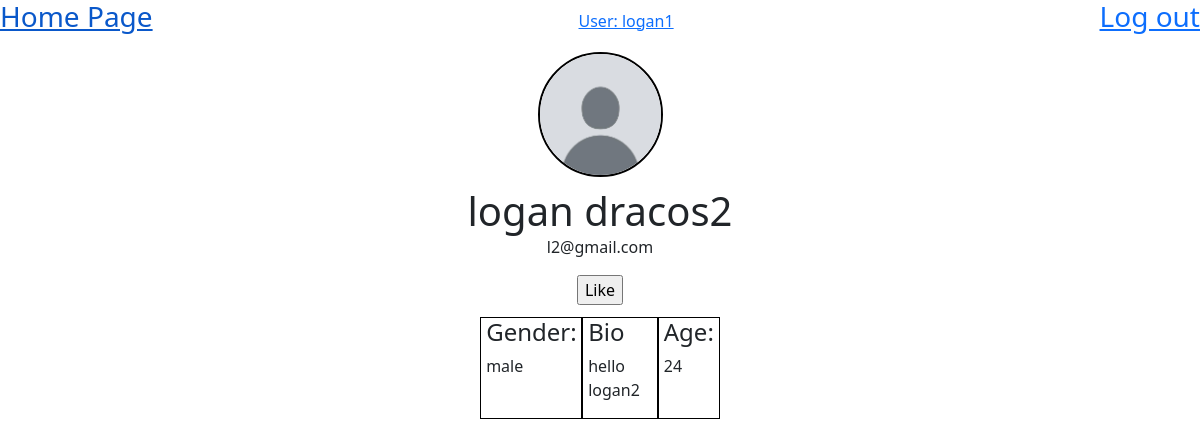
Page /profile/2 (signed in) on the committed database.
### DatingApp/model.py (models this page shows)
class User(flask_login.UserMixin, db.Model):
    id: Mapped[int] = mapped_column(primary_key=True)
    email: Mapped[str] = mapped_column(String(128), unique=True)
    username: Mapped[str] = mapped_column(String(64))
    password: Mapped[str] = mapped_column(String(256))
    profile: Mapped["Profile"] = relationship(back_populates="user")
    liking: Mapped[List["User"]] = relationship(
        secondary=LikingAssociation.__table__,
        primaryjoin=LikingAssociation.liker_id == id,
        secondaryjoin=LikingAssociation.liked_id == id,
        back_populates="likers",
    )
    likers: Mapped[List["User"]] = relationship(
        secondary=LikingAssociation.__table__,
        primaryjoin=LikingAssociation.liked_id == id,
        secondaryjoin=LikingAssociation.liker_id == id,
        back_populates="liking",
    )
    blocking: Mapped[List["User"]] = relationship(
        secondary=BlockingAssociation.__table__,
        primaryjoin=BlockingAssociation.blocker_id == id,
        secondaryjoin=BlockingAssociation.blocked_id == id,
        back_populates="blockers",
    )
    blockers: Mapped[List["User"]] = relationship(
        secondary=BlockingAssociation.__table__,
        primaryjoin=BlockingAssociation.blocked_id == id,
        secondaryjoin=BlockingAssociation.blocker_id == id,
        back_populates="blocking",
    )
    sent_proposals: Mapped[List["DateProposal"]] = relationship(
        back_populates="proposer", foreign_keys="DateProposal.proposer_id"
    )
    received_proposals: Mapped[List["DateProposal"]] = relationship(
        back_populates="recipient", foreign_keys="DateProposal.recipient_id"
    )

class Profile(db.Model):
    id: Mapped[int] = mapped_column(primary_key=True)
    user_id: Mapped[int] = mapped_column(ForeignKey("user.id"), unique=True)
    user: Mapped["User"] = relationship(
        back_populates="profile",
        single_parent=True,
    )
    fullname: Mapped[str] = mapped_column(String(128))
    bio: Mapped[Optional[str]] = mapped_column(Text)
    birth_year: Mapped[Optional[int]] = mapped_column(Integer)
    age_minimum: Mapped[Optional[int]] = mapped_column(Integer)
    age_maximum: Mapped[Optional[int]] = mapped_column(Integer)
    gender: Mapped[Optional[str]] = mapped_column(String(16))
    genderPreference: Mapped[Optional[str]] = mapped_column(String(16))
    photo_id: Mapped[Optional[int]] = mapped_column(ForeignKey("photo.id"))
    photo: Mapped[Optional["Photo"]] = relationship(back_populates="profile")

### DatingApp/main.py (the view)
@bp.route("/profile/<int:user_id>")
@flask_login.login_required
def profile(user_id):
    curUser = flask_login.current_user
    user = db.session.get(model.User, user_id)
    if curUser.id == user.id:
        like_button = None
    elif user in curUser.liking:
        like_button = "unlike"
    else:
        like_button = "like"
    current_year = datetime.now().year
    return render_template("main/profile.html", user=user, curUser=curUser, like_button=like_button, current_year=current_year)

### DatingApp/__init__.py (called while the page is built)
def create_app(test_config=None):
    app = Flask(__name__)
    app.config["SECRET_KEY"] = "93220d9b340cf9a6c39bac99cce7daf220167498f91fa"
    app.config["SQLALCHEMY_DATABASE_URI"] = "sqlite:///DatingApp.db"
    login_manager = LoginManager()
    login_manager.login_view = 'auth.login'
    login_manager.init_app(app)
    from . import model
    @login_manager.user_loader
    def load_user(user_id):
        return db.session.get(model.User, int(user_id))
    db.init_app(app)
    from . import main
    from . import auth
    app.register_blueprint(main.bp)
    app.register_blueprint(auth.bp)
    return app

### DatingApp/templates/main/profile.html (shortened to what this page needs)
{% extends 'base.html' %}
{% block content %}
<div class="profileContainer">
    <div class="pfp">
        {% if user.profile.photo %}
            <img src="{{ url_for('static', filename='photos/photo-' ~ user.profile.photo.id ~ '.' ~ user.profile.photo.file_extension) }}" alt="Profile photo">
        {% else %}
            <img src="{{ url_for('static', filename='photos/defaultPfp.jpg') }}" alt="Default profile photo">
        {% endif %}
    </div>
    <h1 style="margin-bottom: 0px">{{user.profile.fullname}}</h1>
    <p style="margin-top: 0px">{{user.email}}</p>
    {% if like_button == "like" %}
    <form action="{{ url_for('main.like', user_id=user.id) }}" method="post">
        <input type="submit" value="Like">
    </form>
    {% elif like_button == "unlike" %}
        <form action="{{ url_for('main.unlike', user_id=user.id) }}" method="post">
            <input type="submit" value="Unlike">
        </form>
    {% endif %}
    <div class="profileElements">
        <div style="border: 1px solid black; padding: 0% 2%">
            <h4>Gender:</h4>
            <p>
                {{user.profile.gender}}
            </p>
        </div>
        <div style="border: 1px solid black; padding: 0% 2%">
            <h4>Bio</h4>
            <p>
                {{user.profile.bio}}
            </p>
        </div>
        <div style="border: 1px solid black; padding: 0% 2%">
            <h4>Age:</h4>
            <p>
                {{ current_year - user.profile.birth_year }}
            </p>
        </div>
    </div>
</div>
{% endblock %}

### DatingApp/templates/base.html (shortened to what this page needs)
<!DOCTYPE html>
<html>
    <head>
        <link rel="stylesheet"
              href="{{ url_for('static', filename='DatingApp.css') }}">
        <link href="https://cdn.jsdelivr.net/npm/bootstrap@5.3.3/dist/css/bootstrap.min.css" rel="stylesheet">
    </head>
    <body>
        <header>
            <div style="display: flex; flex-direction: row; justify-content: space-between; align-items: center">
                {% if current_user.is_authenticated: %}
                    <a href="{{ url_for('main.index')}}">
                        <h3>Home Page</h3>
                    </a>
                    <a href="{{ url_for('main.profile', user_id=current_user.id)}}">
                        <div>User: {{current_user.username}}</div>
                    </a>
                    <a href="{{ url_for('auth.logout')}}">
                        <h3>Log out</h3>
                    </a>
                {% endif %}
            </div>
        </header>
        <section class="content">
            {% block content %}{% endblock %}
        </section>
    </body>
</html>

### DatingApp/static/DatingApp.css (style rules this page uses)
body { background: #f2f3f5; }
.profileContainer { display: flex; align-items: center; flex-direction: column; }
.profileElements { display: flex; flex-direction: row; margin: 1% 1%; }
.pfp { display: flex; justify-content: center; align-items: center; margin: 10px; width: 125px; height: 125px; }
.pfp img { border-radius: 50%; width: 100%; height: 100%; object-fit: cover; border: 2px solid #000; }

### rows in the picture
User: username "logan1"
Profile: profile.fullname "logan dracos2", profile.gender "male", profile.bio "hello logan2", current_year-user.profile.birth_year "24"
User: email "l2@gmail.com"
